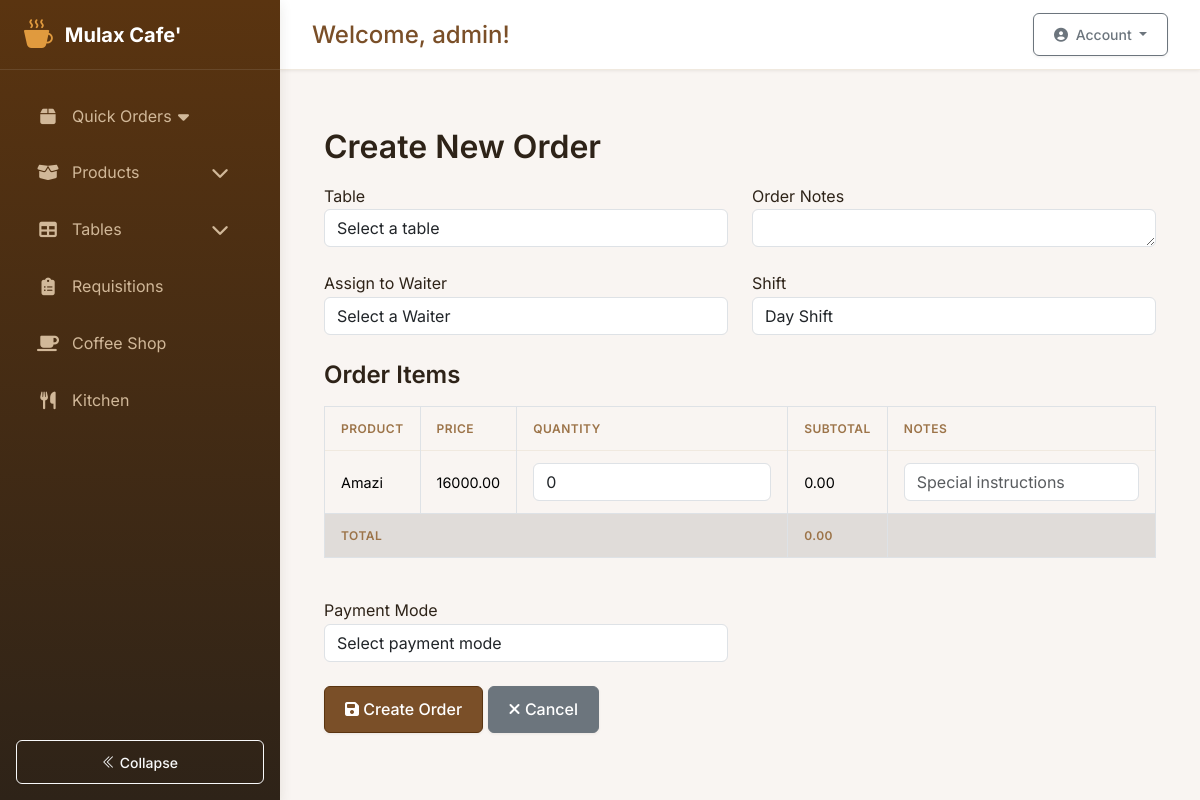
Page /orders/new (signed in) on the earlier database version.
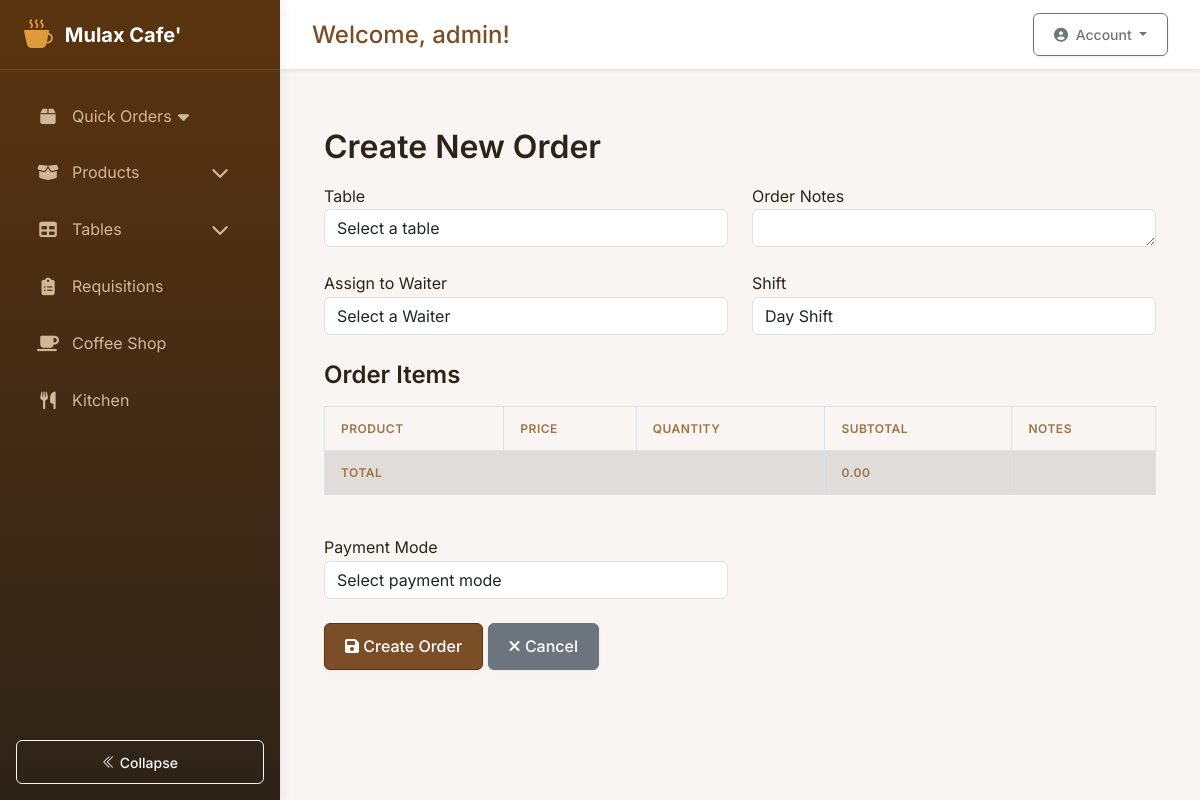
Same page on the later database version.
### app/models.py (models this page shows, shortened)
class Product(db.Model):
    __tablename__ = 'products'
    id = db.Column(db.Integer, primary_key=True)
    sku = db.Column(db.String(20), unique=True, nullable=False)
    name = db.Column(db.String(100), nullable=False)
    brand = db.Column(db.String(100))
    description = db.Column(db.Text)
    category = db.Column(db.String(50), nullable=False)
    unit = db.Column(db.String(20), nullable=False)
    current_stock = db.Column(db.Float, default=0)
    unit_price = db.Column(db.Float, default=0)
    cost_price = db.Column(db.Float)
    supplier = db.Column(db.String(100))
    remarks = db.Column(db.String(200))
    tax_rate = db.Column(db.Float, nullable=True)
    reorder_qty = db.Column(db.Float, default=0)
    last_updated = db.Column(db.DateTime,
                           default=lambda: datetime.now(pytz.timezone('Africa/Kigali')),
                           onupdate=lambda: datetime.now(pytz.timezone('Africa/Kigali')))
    min_stock = db.Column(db.Float, default=5.0)
    is_active = db.Column(db.Boolean, default=True, nullable=False)
    deleted_at = db.Column(db.DateTime)
    stock_movements = db.relationship(
        'StockMovement',
        back_populates='product',
        primaryjoin="and_(Product.id==StockMovement.product_id, Product.is_active==True)"
    )
    requisitions = db.relationship(
        'Requisition',
        back_populates='product',
        primaryjoin="and_(Product.id==Requisition.product_id, Product.is_active==True)"
    )
    coffee_sales = db.relationship(
        'CoffeeSale',
        back_populates='product',
        primaryjoin="and_(Product.id==CoffeeSale.product_id, Product.is_active==True)"
    )
    order_items = db.relationship(
        'OrderItem',
        back_populates='product',
        primaryjoin="and_(Product.id==OrderItem.product_id, Product.is_active==True)"
    )

### app/routes/orders.py (the view, shortened to what this page needs)
@bp.route('/new', methods=['GET', 'POST'])
@login_required
def new_order():
    form = OrderForm()
    products = Product.query.order_by(Product.name).all()
    tables = Table.query.order_by(Table.number).all()
    waiters = Waiter.query.filter_by(is_active=True).order_by(Waiter.name).all()
    now = datetime.now(pytz.timezone('Africa/Kigali')).time()
    day_shift_start = datetime.strptime('07:00', '%H:%M').time()
    night_shift_start = datetime.strptime('17:00', '%H:%M').time()
    current_shift = None
    if day_shift_start <= now < night_shift_start:
        current_shift = Shift.query.filter(
            (Shift.name == 'Day Shift') | (Shift.name == 'Day Shift'),  # Backward compatible
            Shift.is_active == True
        ).first()
        if not current_shift:
            current_shift = Shift.query.filter_by(name='Day Shift', is_active=True).first()
    return render_template('orders/new.html',
                         form=form,
                         products=products,
                         tables=tables,
                         waiters=waiters,
                         current_shift=current_shift)

### app/auth/forms.py
class OrderForm(FlaskForm):
    table_id = SelectField('Table', coerce=int, validators=[DataRequired()])
    client_id = SelectField('Client (optional)', coerce=int, choices=[])
    notes = TextAreaField('Special Instructions')
    submit = SubmitField('Create Order')

### app/models.py (called while the page is built)
    def is_employee(self):
        return self.role == 'employee'

    def get_current_shift(self):
        if self.is_admin or self.is_system_control():
            return None  # Admins can see all shifts
        return self.current_shift

### app/templates/orders/new.html (shortened to what this page needs)
{% extends 'base.html' %}
{% block content %}
<div class="container mt-4">
    <h2>Create New Order</h2>
    <form method="post">
        <div class="row mb-4">
            <div class="col-md-6">
                <div class="form-group">
                    <label for="table_id">Table</label>
                    <select class="form-control" id="table_id" name="table_id" required>
                        <option value="">Select a table</option>
                    </select>
                </div>
            </div>
            <div class="col-md-6">
                <div class="form-group">
                    <label for="notes">Order Notes</label>
                    <textarea class="form-control" id="notes" name="notes" rows="1">{{ form.notes.data or '' }}</textarea>
                </div>
            </div>
        </div>
        <div class="row mb-4">
            <div class="col-md-6">
                <div class="form-group">
                    <label for="waiter_id">Assign to Waiter</label>
                    <select class="form-control" id="waiter_id" name="waiter_id">
                        <option value="">Select a Waiter</option>
                    </select>
                </div>
            </div>
            <div class="col-md-6">
                <div class="form-group">
                    <label>Shift</label>
                    <input type="text" class="form-control" readonly
                           value="{{ current_shift.name if current_shift else 'No active shift' }}">
                </div>
            </div>
        </div>
        <h4 class="mb-3">Order Items</h4>
        <div class="table-responsive mb-4">
            <table class="table table-bordered">
                <thead class="thead-light">
                    <tr>
                        <th>Product</th>
                        <th>Price</th>
                        <th>Quantity</th>
                        <th>Subtotal</th>
                        <th>Notes</th>
                    </tr>
                </thead>
                <tbody>
                    {% for product in products %}
                    <tr>
                        <td>{{ product.name }}</td>
                        <td>{{ "%.2f"|format(product.unit_price) }}</td>
                        <td>
                            <input type="number" name="product_{{ product.id }}"
                                   class="form-control quantity-input" min="0" value="0"
                                   data-price="{{ product.unit_price }}">
                        </td>
                        <td class="subtotal">0.00</td>
                        <td>
                            <input type="text" name="notes_{{ product.id }}"
                                   class="form-control" placeholder="Special instructions">
                        </td>
                    </tr>
                    {% endfor %}
                </tbody>
                <tfoot>
                    <tr class="table-active">
                        <th colspan="3">Total</th>
                        <th id="order-total">0.00</th>
                        <th></th>
                    </tr>
                </tfoot>
            </table>
        </div>
        <div class="row mb-4">
            <div class="col-md-6">
                <div class="form-group">
                    <label for="payment_mode">Payment Mode</label>
                    <select class="form-control" id="payment_mode" name="payment_mode" required>
                        <option value="">Select payment mode</option>
                    </select>
                </div>
            </div>
        </div>
        <div class="form-group">
            <button type="submit" class="btn btn-primary">
                <i class="fas fa-save"></i> Create Order
            </button>
            <a href="{{ url_for('orders.list_orders') }}" class="btn btn-secondary">
                <i class="fas fa-times"></i> Cancel
            </a>
        </div>
    </form>
</div>
{% endblock %}

Differences in the rows shown:
removed Product: name "Amazi", unit_price "16000.00"
